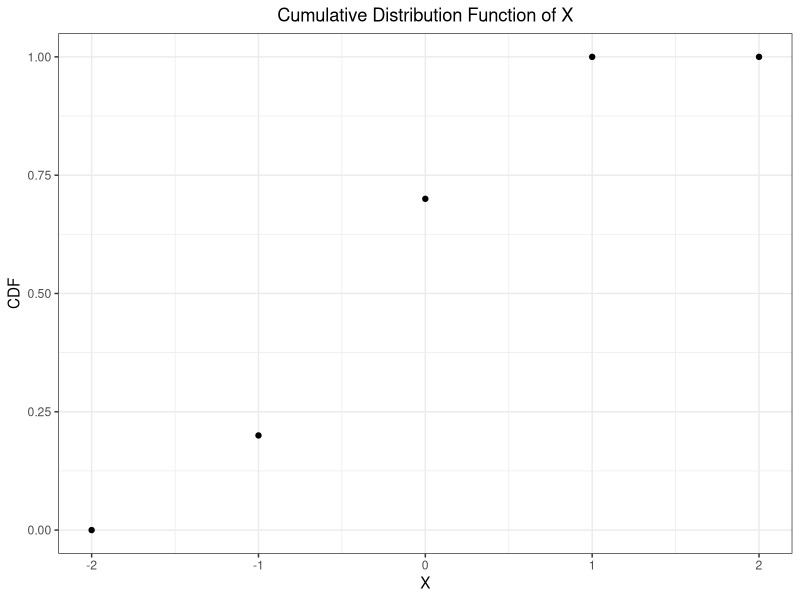
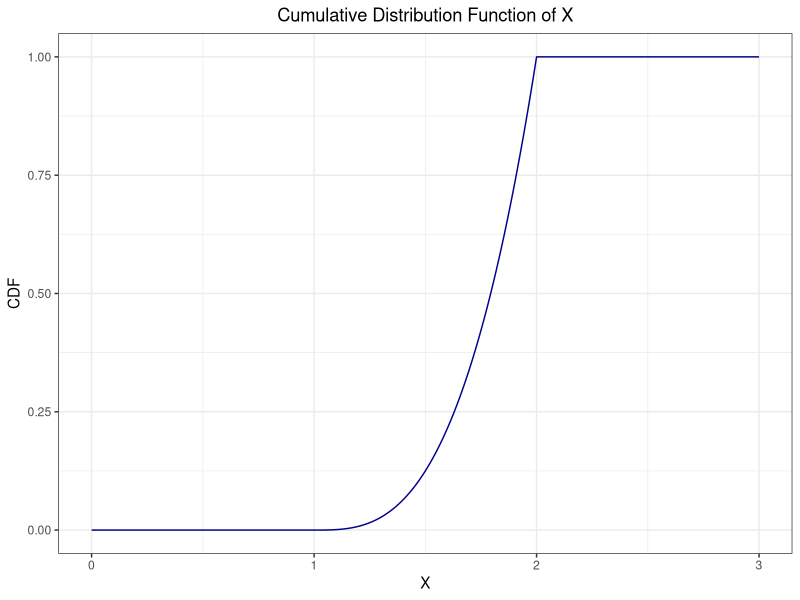
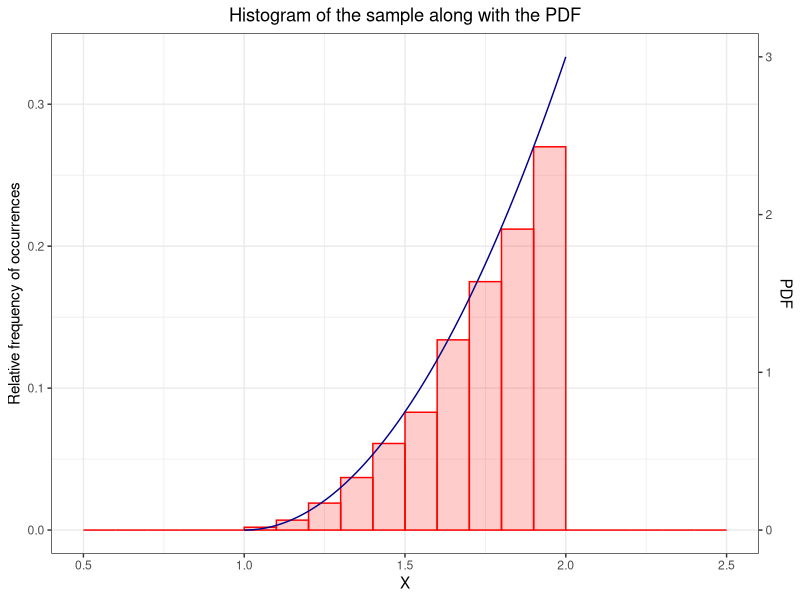
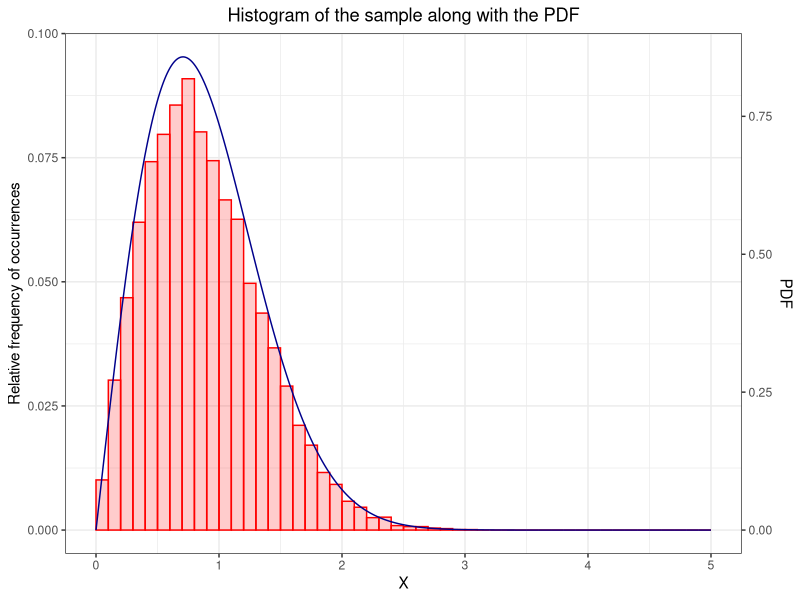

Generate these figures, in order, with R: (Note: this script raises an error after producing the figures.)
##################### STOCHASTIC SIMULATION ####################
#####################  HOMEWORK 1 ##############################
#Johannes Talero
library(ggplot2)
library(dplyr)
#2. Inverse method for discrete r.v.’s (Jones):
#  Consider the discrete random variable (r.v.) X with probability mass function (pmf ) given by:
#  P(X = −1) = 0.2, P(X = 0) = 0.5, P(X = 1) = 0.3

#a) Calculate and plot the Cumulative Distribution Function (CDF) F_X(x) of X.
df<- data.frame('X'= -2:2, 'CDF'=c(0,0.2,0.7,1,1))
ggplot(df, aes(x=X, y=CDF),color='Red')+
  geom_point()+ theme_bw()+
  ggtitle('Cumulative Distribution Function of X')+
  theme(plot.title = element_text(hjust = 0.5))

#b) Write a program to generate n values of X with this distribution, using the function runif.
inver_trans_X<-function(uni){
  if (uni<=0.2)
  {val=-1}
  else if (uni<=0.7)
  {val=0} 
  else 
  {val=1} 
  return(val)
}
random_x<-function(n=1){
  vec<-sapply(runif(n),inver_trans_X)
  return(vec)
}
#c) Let n = 1000, run the program, and determine the proportion of values that are equal to 1.
set.seed(123)
n<-1000
sample_X <-data.frame('ID'= 1:n, 'X'=random_x(n))
count_case <-sample_X %>%group_by(X)%>%count(X)
count_case$relative_f <-count_case$n/n
#d) Repeat c) with n = 10000.
set.seed(123)
n<-10000
sample_X <-data.frame('ID'= 1:n, 'X'=random_x(n))
count_case <-sample_X %>%group_by(X)%>%count(X)
count_case$relative_f <-count_case$n/n


#3. Inverse method for continuous r.v.’s (Jones):
#Consider the continuous random variable X with probability density function (pdf ) given by:
#  fX(x) = ( 3(x − 1)**2  for 1 < x ≤ 2, 
#            0            otherwise.

#b) Find the CDF FX(x) of X. Plot this function
F_X<-function(uni){
  val=uni*3
  if (val<=1)
  {num=0}
  else if (val<=2)
  {num=(val-1)**3} 
  else 
  {num=1} 
  return(num)
}

set.seed(123)
n=10000
ran<-runif(n)
vec<-sapply(ran,F_X)

df<- data.frame('X'= ran*3, 'CDF'=vec)

ggplot(df, aes(x=X, y=CDF))+
  geom_line(color="darkblue")+theme_bw()+
  ggtitle('Cumulative Distribution Function of X')+
  theme(plot.title = element_text(hjust = 0.5))


#d) Write a program in R that draws 1000 samples of X.
#Plot a normalized histogram of thesample along with the PDF o fX.

pdf_X<- function(x){
  if (x>1 && x<=2)
  {return((3*(x-1)**(2))/9)}#Change in dimension only for graph
  else{return(0)}
}

X <- function(u){
  return(u**(1/3)+1)
}

set.seed(123)
n=1000
ran<-runif(n)
vec<-sapply(ran,X)

df<- data.frame('ID'= ran, 'X'=vec)
df_pdf<-data.frame('X'= seq(1, 2, by = 0.01), 'pdf'=sapply(seq(1, 2, by = 0.01),pdf_X))

ggplot(df,aes(x=X)) + 
  geom_histogram(data=subset(df),
                 aes(y=(..count../sum(..count..))), 
                 breaks= seq(0.5, 2.5, by = 0.1),
                 alpha = 0.2,
                 color='red',fill="red")+
  geom_line(data=df_pdf, aes(x = X, y=pdf),color="darkblue")+
  scale_y_continuous("Relative frequency of occurrences", sec.axis = sec_axis(~ . *(1*9),name='PDF'))+
  theme_bw()+ ggtitle('Histogram of the sample along with the PDF')+
  theme(plot.title = element_text(hjust = 0.5))

#4. Rejection method for continuous r.v.’s (Jones):
#Let X a r.v. with pdf:fX(x) = 2xe−x2,0< x <∞(a)  
#Use the rejection method to find an efficient way to simulate X

rejection_exp <- function(f_X, c) {
  while (TRUE) {
    Y <- rexp(1)
    u <- runif(1, 0, c*exp(-Y))
    if (u <= f_X(Y)) return(Y)
  }
}

pdf_X<-function(x){2*x*exp(-x**2)}
pdf_X_graph<-function(x){2*x*exp(-x**2)*(1/9)}#same PDF change in dimension only for graph

set.seed(123)
n=10000
Observations<-rep(0,n)
for (i in 1:n)
{Observations[i]<- rejection_exp(pdf_X,2)}

df<- data.frame('ID'= 1:n, 'X'=Observations)

df_pdf<-data.frame('X'= seq(0, 5, by = 0.01), 'pdf'=sapply(seq(0, 5, by = 0.01),pdf_X_graph))

ggplot(df,aes(x=X)) + 
  geom_histogram(data=subset(df),
                 aes(y=(..count../sum(..count..))), 
                 breaks= seq(0, 5, by = 0.1),
                 alpha = 0.2,
                 color='red',fill="red")+
  geom_line(data=df_pdf, aes(x = X, y=pdf),color="darkblue")+
  scale_y_continuous("Relative frequency of occurrences", sec.axis = sec_axis(~ . *(9),name='PDF'))+
  theme_bw()+ ggtitle('Histogram of the sample along with the PDF')+
  theme(plot.title = element_text(hjust = 0.5))


#5. Monte Carlo Integration (Ross):
#with respect to the following integrals: (i) Find their exact value analytically or with software
#(e.g., WolframAlpha), (ii) with Monte Carlo integration approximate the integrals and compare
#with the exact answer.
monte_carlo_int <- function(a=0,b,c=0,d,fun,num){
  t<-0
  for (n in 1:num){
    x<-runif(1,a,b)
    y<-runif(1,c,d)
    if (y < fun(x)){t<-t+1}
    
  }
  return((b-a)*(d-c)*(t/num))
}

monte_carlo_int_imp <- function(a=0, b, fun, num) {
  u <- runif(num, a, b)
  x <- sapply(u, fun)
  return(mean(x)*(b-a))
}


monte_carlo_int_2d <- function(a_1=0,b_1,a_2=0,b_2,fun,num){
  x<-runif(num,a_1,b_1)
  y<-runif(num,a_2,b_2)
  
  z <- mapply(fun,x,y)
  return(mean(z)*(b_1-a_1)*(b_2-a_2))
}


#a. 
set.seed(123)
n=10^6
f_a<-function(x){return(exp(exp(x)))}
monte_carlo_int(a=0,b=1,c=0,d=16,fun=f_a,num=n)

#b.
set.seed(123)
f_b<-function(x){return(exp(x+(x**2)))}
monte_carlo_int(a=-2,b=2,c=0,d=405,fun=f_b,num=n)

#c.
set.seed(123)
f_c<-function(x){return((x/(1+x^2)^2))}
f_c_m<-function(y){return(f_c((1/y)-1)/(y^2))}
monte_carlo_int_imp(a=0,b=1,fun=f_c_m,num=n)

#d.
set.seed(123)
f_d<-function(x,y){return(exp((x+y)^2))}
monte_carlo_int_2d(a_1=0,b_1=1,a_2=0,b_2=2,fun=f_d,num=n)


#6. Estimating expected values with Monte Carlo (Ross):

N_fun<-function(){
  tot <- 0
  N <- 0
  while(tot <= 1)
  {tot<-runif(num,0,1)+tot
  N<- N+1 }
  return(N)
}

set.seed(123)
n<-100
E_N<-0
for (i in 1:n){
  E_N<-(N_fun()/n)+E_N
}
print(E_N)

set.seed(123)
n<-1000
E_N<-0
for (i in 1:n){
  E_N<-(N_fun()/n)+E_N
}
print(E_N)


set.seed(123)
n<-10000
E_N<-0
for (i in 1:n){
  E_N<-(N_fun()/n)+E_N
}
print(E_N)
